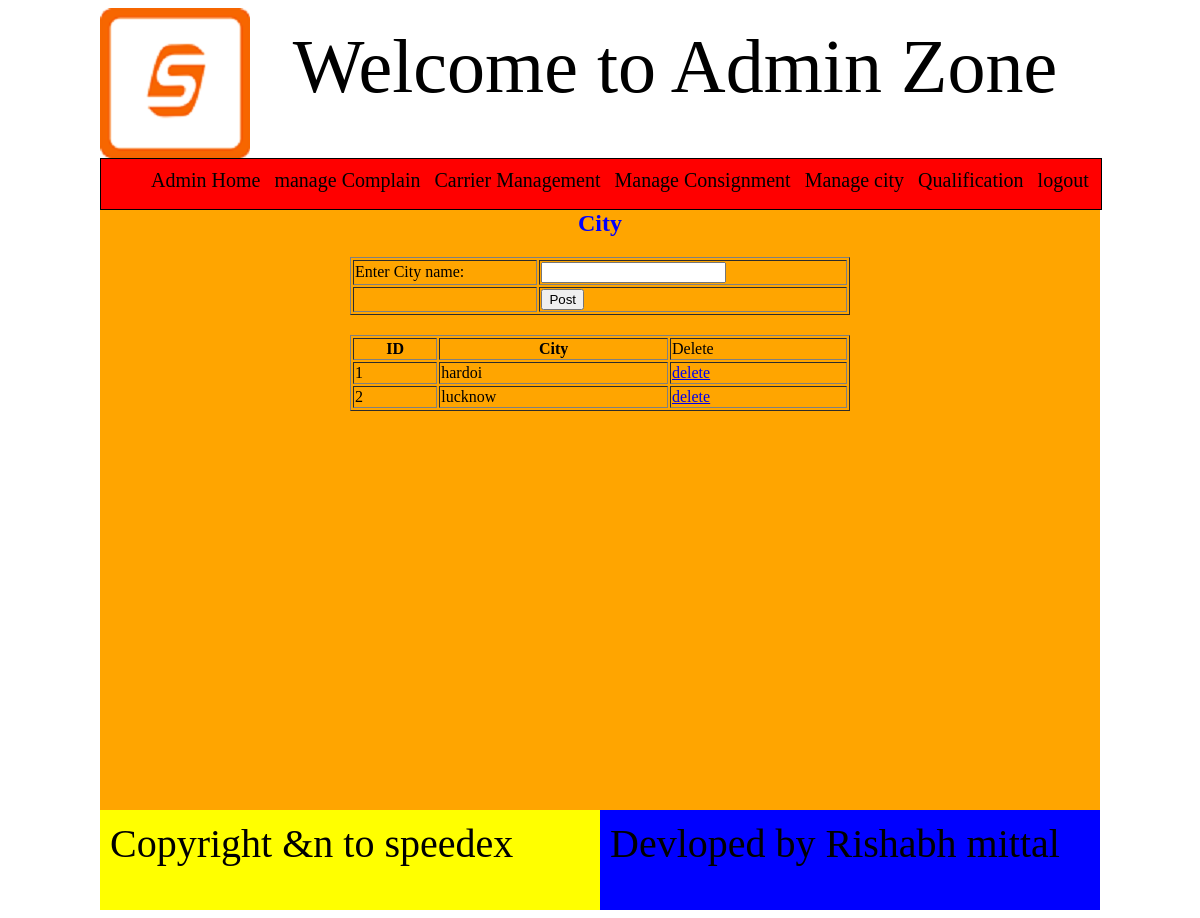
The app's page /adminzone/city with its own data.
### adminzone/models.py (models this page shows)
class City(models.Model):
    cityname=models.CharField(max_length=100)

### adminzone/views.py (the view)
def city(request):
    ob=City.objects.all()
    return render(request,'city.html',{'ob':ob})

### adminzone/templates/city.html (shortened to what this page needs)
<!DOCTYPE html>
<html lang="en">
<head>
</head>
<body>
{% load static %}
<div id="outer">
    <div id="header">
        <div id="h1">
            <img src="{% static 'images/logo.png' %}"/>
        </div>
        <div id="h2">
            <p>Welcome to Admin Zone</p>
        </div>
    </div>
    <div id="menu">
         <ul>
                <li><a href="{% url 'adminhome' %}">Admin Home</a></li>
                <li><a href="{% url 'managecomplain' %}">manage Complain</a></li>
                <li><a href="{% url 'carrermanagement' %}">Carrier Management</a></li>
                <li><a href="{% url 'packet' %}">Manage Consignment</a></li>
                <li><a href="{% url 'city' %}">Manage city</a></li>
                <li><a href="{% url 'qualification' %}">Qualification</a></li>
                <li><a href="{% url 'logout' %}">logout</a></li>
            </ul>
    </div>
    <div id="main">
        <form method="post" action="{% url 'cities' %}">
            <h2 style="color:blue; text-align:center; ">City</h2>
            <table style="margin:0px auto; width:50%;" border="1">
                <tr>
                    <td>Enter City name:</td>
                    <td><input type="text" name="cityname" required/></td>
                </tr>
                <tr>
                    <td>&nbsp;</td>
                    <td><input type="submit" value="Post"/></td>
                </tr>
            </table>
        </form>
        {% if ob %}
        <table style="margin:20px auto; width:50%;" border="1">
            <tr>
                <th>ID</th>
                <th>City</th>
                <td>Delete</td>
            </tr>
            {% for e in ob %}
            <tr>
                <td>{{e.id}}</td>
                <td>{{e.cityname}}</td>
                <td><a href="{% url 'delete1' e.id %}">delete</a></td>
            </tr>
            {% endfor %}
        </table>
            {% endif %}
    </div>
    <div id="footer">
        <div id="f1">
            <p>Copyright &n to speedex</p>
        </div>
        <div id="f2">
            <p>Devloped by Rishabh mittal</p>
        </div>
    </div>
</div>
</body>
</html>

### adminzone/templates/city.html (style rules this page uses)
#outer { height:auto; width:1000px; //border: 1px solid black; margin: 0px auto; }
#header { height:150px; width:1000px; //background-color:red; }
#h1 { height:150px; width:150px; float:left; //background-color:yellow; }
#h2 { height:150px; width:850px; float:left; //background-color:blue; font-size:76px; text-align:center; }
#h2 p { margin-top:15px; }
#menu { height:50px; width:1000px; background-color:red; border:1px solid black; }
#main { margin-top:-20px; height:600px; width:1000px; background-color:orange; }
#footer { height:100px; width:1000px; background-color:red; }
#f1 { height:100px; width:500px; float:left; background-color:yellow; }
#f2 { height:100px; width:500px; float:left; background-color:blue; }
#menu ul li { display:inline; padding-left:10px; margin-top:5px; //border: 1px solid; }
#menu ul li a { text-decoration:none; font-size:20px; color:black; }
#menu ul { //margin-left:50px; margin-top:10px; }
#f1 p { margin:10px; font-size:40px; }
#f2 p { margin:10px; font-size:40px; }

### records on screen
City: id "1", cityname "hardoi"
City: id "2", cityname "lucknow"
